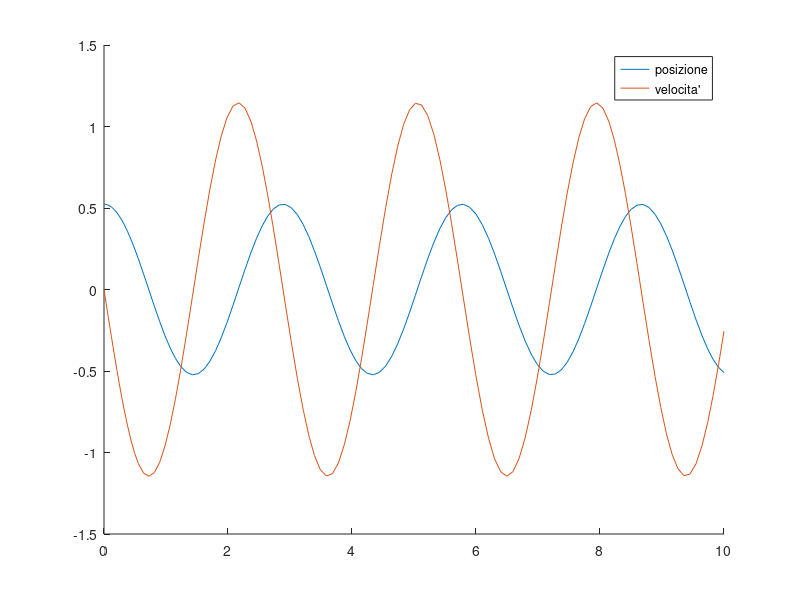

Source code (MATLAB):
%l'equazione è:
k=9.8/2;
f = @(x,y) [y(2); -k*sin(y(1))];
y0 = [pi/6,0];
[x,y] = ode45(f,[0, 10],y0);
hold on
plot(x,y(:,1))
plot(x,y(:,2))
legend("posizione", "velocita'")